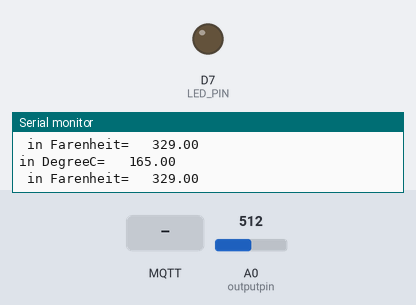
Recording of a sketch running on a simulated ESP8266 (NodeMCU). Parts: output pins drawn as LEDs (lit = HIGH), the last lines printed to the serial monitor. The inputs (shaded band) are chosen by the test bench; at power-on: A0 (outputpin) = 512. WiFi joins after 1.5 s; servers stay silent unless stated; random numbers use the default seed unless the sketch sets one; no MQTT or app messages arrive unless stated.

Above: at 2.8 s.
2.9 s: MQTT message "1" arrives on the first subscribed topic
At 4.1 s:
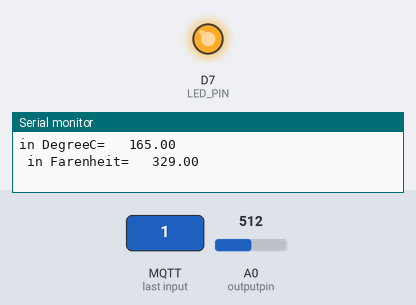
5.1 s: MQTT message "0" arrives on the first subscribed topic
At 7.0 s:
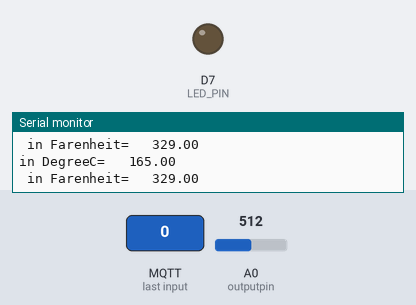
Timing chart, 0 to 8.5 s (numbered marks = the images above; inputs shaded):
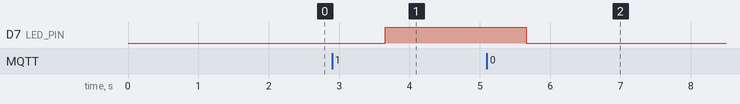

The sketch:

sketch_sep23a.ino
```cpp
// (licence header left out)
#include <ArduinoJson.h>
#include <ESP8266WiFi.h>
#include <PubSubClient.h>

// Define NodeMCU D3 pin  connect to LED
#define LED_PIN D7

// for temperature
int outputpin = A0;

// Update these with values suitable for your network.
const char* ssid = "Apps";
const char* password = "1010101010";
// const char* mqtt_server = "broker.mqtt-dashboard.com";
// const char* mqtt_server = "iot.eclipse.org";
const char* mqtt_server = "192.168.10.1";

WiFiClient espClient;
PubSubClient client(espClient);
long lastMsg = 0;
char msg[50];
int value = 0;

void setup_wifi() {
   delay(100);
  // We start by connecting to a WiFi network
    Serial.print("Connecting to ");
    Serial.println(ssid);
    WiFi.begin(ssid, password);
    while (WiFi.status() != WL_CONNECTED)
    {
      delay(500);
      Serial.print(".");
    }
  randomSeed(micros());
  Serial.println("");
  Serial.println("WiFi connected");
  Serial.println("IP address: ");
  Serial.println(WiFi.localIP());
}

void callback(char* topic, byte* payload, unsigned int length)
{

  StaticJsonBuffer<300> JSONbuffer;
  JsonObject& JSONencoder = JSONbuffer.createObject();

  JSONencoder["device"] = "LED";

  Serial.print("Command from MQTT broker is : [");
  Serial.print(topic);
  int p =(char)payload[0]-'0';
  // if MQTT comes a 0 turn off LED on D2
  if(p==0)
  {
    digitalWrite(LED_PIN, LOW);
  JSONencoder["Command"] = "Off";
  char JSONmessageBuffer[100];
  JSONencoder.printTo(JSONmessageBuffer, sizeof(JSONmessageBuffer));
  client.publish("ledStatus", JSONmessageBuffer);
    Serial.println(" Turn Off LED! ");
  }
  // if MQTT comes a 1, turn on LED on pin D2
  if(p==1)
  {
    digitalWrite(LED_PIN, HIGH);
  JSONencoder["Command"] = "On";
  char JSONmessageBuffer[100];
  JSONencoder.printTo(JSONmessageBuffer, sizeof(JSONmessageBuffer));
  client.publish("ledStatus", JSONmessageBuffer);
    Serial.println(" Turn On LED! ");
  }
  Serial.println();
} //end callback

void reconnect() {
  // Loop until we're reconnected
  while (!client.connected())
  {
    Serial.print("Attempting MQTT connection...");
    // Create a random client ID
    String clientId = "ESP8266Client-";
    clientId += String(random(0xffff), HEX);
    // Attempt to connect
    //if you MQTT broker has clientID,username and password
    //please change following line to    if (client.connect(clientId,userName,passWord))
    if (client.connect(clientId.c_str()))
    {
      Serial.println("connected");
     //once connected to MQTT broker, subscribe command if any
      client.subscribe("ledCommand");
    } else {
      Serial.print("failed, rc=");
      Serial.print(client.state());
      Serial.println(" try again in 5 seconds");
      // Wait 6 seconds before retrying
      delay(6000);
    }
  }
} //end reconnect()

void setup() {
  Serial.begin(115200);
  setup_wifi();
  client.setServer(mqtt_server, 1883);
  client.setCallback(callback);
    pinMode(LED_PIN, OUTPUT);
 digitalWrite(LED_PIN, LOW);
}

void temperature() {

  int analogValue = analogRead(outputpin);
  float millivolts = (analogValue/1024.0) * 3300; //3300 is the voltage provided by NodeMCU
  float celsius = millivolts/10;
  Serial.print("in DegreeC=   ");
  Serial.println(celsius);

  //---------- Here is the calculation for Fahrenheit ----------//
  float fahrenheit = ((celsius * 9)/5 + 32);
  Serial.print(" in Farenheit=   ");
  Serial.println(fahrenheit);
  delay(1000);

}

void loop() {
  if (!client.connected()) {
    reconnect();
  }
  client.loop();

// for temperature
temperature();

}
```

Measured:
- after the input at 2.9 s, D7 (LED_PIN): LOW → HIGH after 0.76 s
- after the input at 5.1 s, D7 (LED_PIN): HIGH → LOW after 0.56 s
